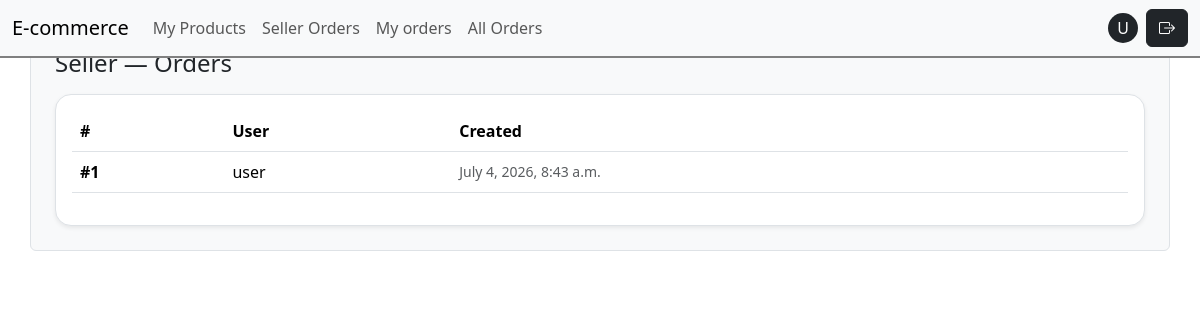
Page /seller/orders/admin1234/ (signed in) on the earlier database version.
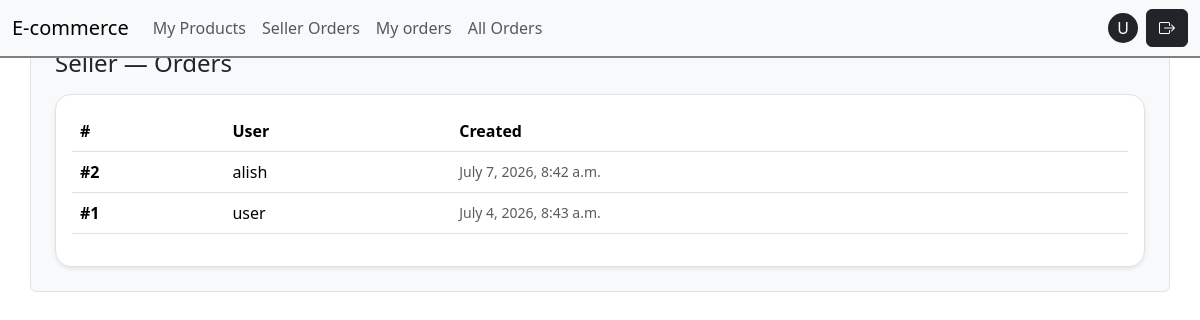
Same page on the later database version.
### orders/models.py (models this page shows, shortened)
class Order(models.Model):
   user = models.ForeignKey(  # buyurtma egasi (xaridor)
       settings.AUTH_USER_MODEL,
       on_delete=models.CASCADE,
       related_name="orders"
   )
   full_name = models.CharField(max_length=120)  # checkoutdagi ism-familiya
   phone = models.CharField(max_length=30)  # telefon
   address = models.TextField()  # manzil (sodda variant)
   delivery_method = models.CharField(max_length=50, default="standard")  # yetkazish turi
   note = models.TextField(blank=True)  # izoh (ixtiyoriy)
   created_at = models.DateTimeField(auto_now_add=True)  # yaratilgan vaqt

### accounts/models.py (models this page shows, shortened)
class User(AbstractUser):
    class Role(models.TextChoices):
        BUYER = "BUYER", "Buyer"
        SELLER = "SELLER", "Seller"
    role = models.CharField(
        choices=Role.choices,
        default=Role.BUYER
    )
    image = models.ImageField(upload_to="avatars/", null=True, blank=True)
    phone_number = models.CharField(max_length=13, help_text="+998998889911")
    address = models.CharField(max_length=255)

### orders/views.py (the view)
# urls.py: path("seller/orders/admin1234/", views.SellerOrderListView.as_view(), name="seller_orders"),
class SellerOrderListView(SellerRequiredMixin, ListView):
   model = Order
   template_name = "orders/seller/order_list.html"
   context_object_name = "orders"
   paginate_by = 20  # sahifalab ko‘rsatish
   def get_queryset(self):
       return Order.objects.select_related("user").order_by("-created_at")

### catalog/mixins.py (called while the page is built)
    def test_func(self):
        user = self.request.user
        return user.is_authenticated and getattr(user , "role", None) == 'SELLER'

### templates/orders/seller/order_list.html (shortened to what this page needs)
{% extends "base.html" %}
{% block body %}
<div class="container bg-light border rounded p-4 my-4 ">
  <h1 class="h4 mb-3">Seller — Orders</h1>
<div class="card shadow-sm border rounded-4">
 <div class="card-body">
   {% if orders %}
     <div class="table-responsive">
       <table class="table align-middle">
         <thead><tr>
             <th>#</th>
             <th>User</th>
             <th>Created</th>
             </tr>
            </thead>
            <tbody>
           {% for o in orders %}
             <tr>
               <td class="fw-semibold">#{{ o.id }}</td>
               <td>{{ o.user.username }}</td>
               <td class="text-muted small">{{ o.created_at }}</td>
               </tr>
           {% endfor %}
         </tbody></table></div>
   {% else %}
     <p class="text-muted mb-0">Order yo‘q.</p>
   {% endif %}
 </div></div>
</div>
{% endblock %}

Differences in the rows shown:
added Order: id "2", user.username "alish", created_at "July 7, 2026, 8:42 a.m."
